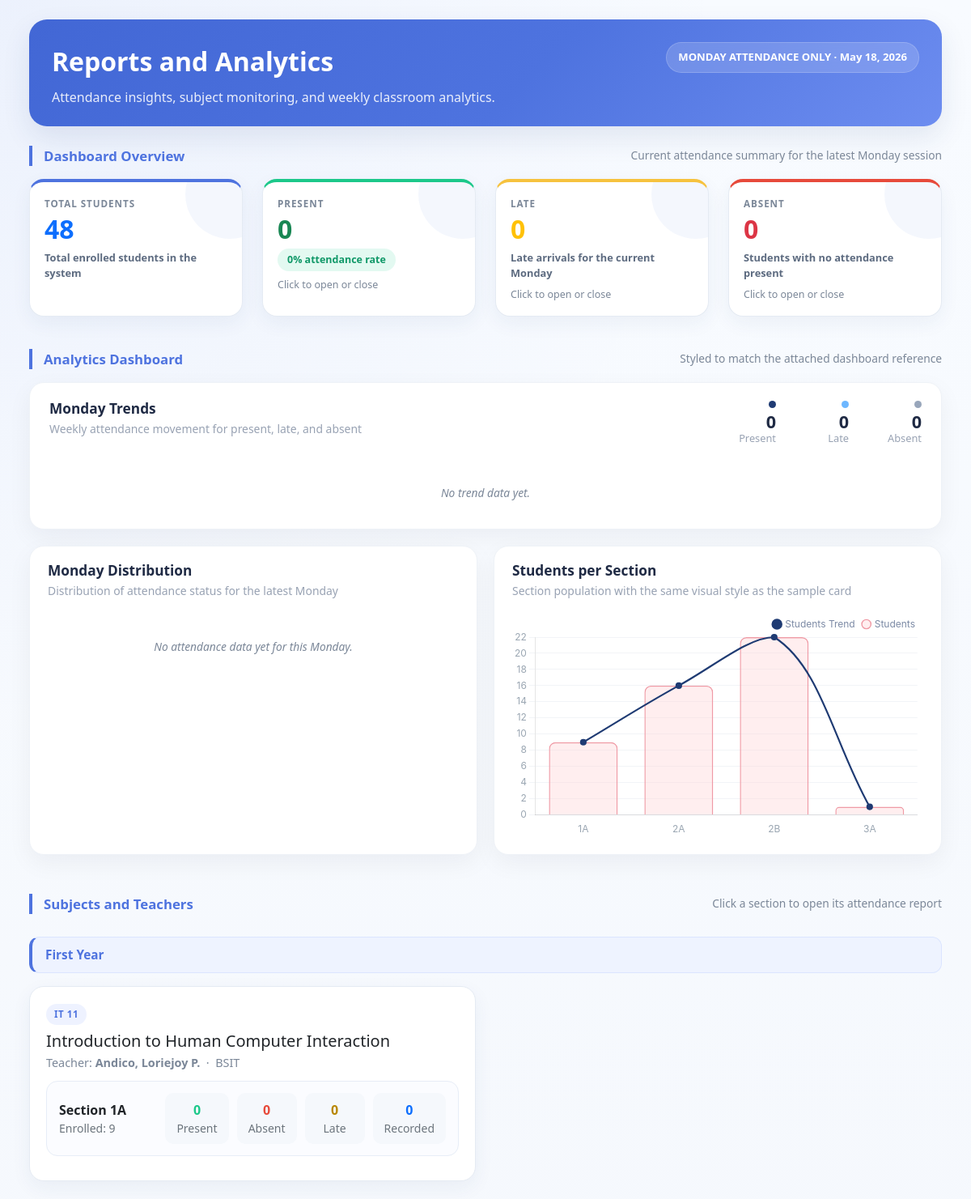
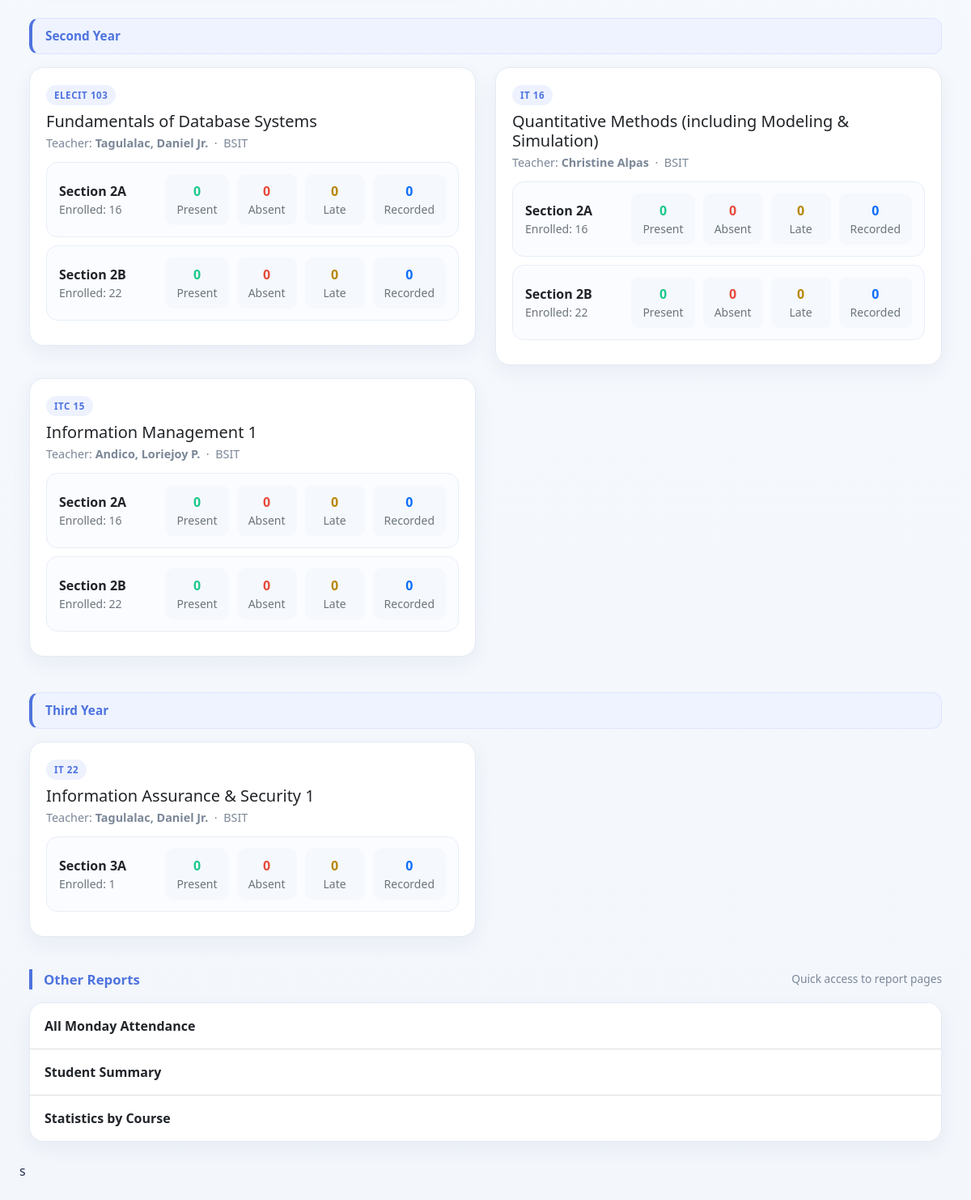
The page / on the database its author committed (2 pictures, top to bottom).
### tables this page shows
CREATE TABLE `subjects` (
  `subject_id` int(11) NOT NULL,
  `subject_code` varchar(20) NOT NULL,
  `subject_name` varchar(100) DEFAULT NULL,
  `teacher_name` varchar(100) DEFAULT NULL,
  `course` varchar(50) DEFAULT NULL,
  `section` varchar(10) DEFAULT NULL,
  `room` varchar(20) DEFAULT 'COM LAB A',
  `schedule` varchar(50) DEFAULT NULL
);

### index.php (the view, shortened to what the rows shown need)
<?php
$db = new PDO('mysql:host=localhost;dbname=G6_reports_db', 'root', '');
$db->setAttribute(PDO::ATTR_ERRMODE, PDO::ERRMODE_EXCEPTION);
$today      = date('Y-m-d');
$lastMonday = date('N') == 1 ? $today : date('Y-m-d', strtotime('last monday'));
function getYearFromSection(string $section): string {
    $first = $section[0] ?? '0';
    return is_numeric($first) ? $first : '0';
}
function yearLabel(string $year): string {
    switch ($year) {
        case '1': return 'First Year';
        case '2': return 'Second Year';
        case '3': return 'Third Year';
    }
}
$stats = $db->prepare("
    SELECT
        COUNT(*)              as total,
        SUM(status='Present') as present,
        SUM(status='Absent')  as absent,
        SUM(status='Late')    as late
    FROM attendance_data
    WHERE date = ?
");
$stats->execute([$lastMonday]);
$mondayStats = $stats->fetch(PDO::FETCH_ASSOC) ?: [
    'total' => 0,
    'present' => 0,
    'absent' => 0,
    'late' => 0
];
$mondayTrend = $db->query("
    SELECT
        date,
        COUNT(*)              as total,
        SUM(status='Present') as present,
        SUM(status='Absent')  as absent,
        SUM(status='Late')    as late
    FROM attendance_data
    WHERE DAYOFWEEK(date) = 2
    GROUP BY date
    ORDER BY date DESC
    LIMIT 4
")->fetchAll(PDO::FETCH_ASSOC);
$mondayTrend = array_reverse($mondayTrend);
$subjects = $db->query("
    SELECT * FROM subjects ORDER BY subject_code ASC, section ASC
")->fetchAll(PDO::FETCH_ASSOC);
$groupedSubjects = [];
foreach ($subjects as $subject) {
    $year = getYearFromSection((string)($subject['section'] ?? ''));
    $code = $subject['subject_code'];
    if (!isset($groupedSubjects[$year])) $groupedSubjects[$year] = [];
    if (!isset($groupedSubjects[$year][$code])) $groupedSubjects[$year][$code] = [];
    $groupedSubjects[$year][$code][] = $subject;
}
ksort($groupedSubjects);
$sectionCounts = $db->query("
    SELECT section, COUNT(*) as count
    FROM student_data
    GROUP BY section
    ORDER BY section
")->fetchAll(PDO::FETCH_ASSOC);
$subjectStatRows = $db->prepare("
    SELECT
        se.subject_id,
        SUM(a.status='Present') as present,
        SUM(a.status='Absent')  as absent,
        SUM(a.status='Late')    as late,
        COUNT(a.id)             as total
    FROM subject_enrollment se
    LEFT JOIN attendance_data a
        ON a.user_id = se.user_id
       AND a.date = ?
    GROUP BY se.subject_id
");
$subjectStatRows->execute([$lastMonday]);
$subjectStatRows = $subjectStatRows->fetchAll(PDO::FETCH_ASSOC);
$subjectStatsMap = [];
foreach ($subjectStatRows as $r) {
    $subjectStatsMap[$r['subject_id']] = [
        'present' => (int)($r['present'] ?? 0),
        'absent'  => (int)($r['absent'] ?? 0),
        'late'    => (int)($r['late'] ?? 0),
        'total'   => (int)($r['total'] ?? 0),
    ];
}
$enrolledRows = $db->query("
    SELECT subject_id, COUNT(*) AS enrolled
    FROM subject_enrollment
    GROUP BY subject_id
")->fetchAll(PDO::FETCH_ASSOC);
$enrolledMap = [];
foreach ($enrolledRows as $r) {
    $enrolledMap[$r['subject_id']] = (int)$r['enrolled'];
}
$trendLabels  = array_map(fn($m) => date('M j', strtotime($m['date'])), $mondayTrend);
$trendPresent = array_map(fn($m) => (int)($m['present'] ?? 0), $mondayTrend);
$trendLate    = array_map(fn($m) => (int)($m['late'] ?? 0), $mondayTrend);
$trendAbsent  = array_map(fn($m) => (int)($m['absent'] ?? 0), $mondayTrend);
$sectionLabels = array_map(fn($row) => $row['section'], $sectionCounts);
$sectionValues = array_map(fn($row) => (int)$row['count'], $sectionCounts);
?>
<!DOCTYPE html>
<html lang="en">
<head>
    <link href="https://cdn.jsdelivr.net/npm/bootstrap@5.1.3/dist/css/bootstrap.min.css" rel="stylesheet">
</head>
<body class="p-4">
<div class="container dashboard-wrap">
    <?php foreach ($groupedSubjects as $yearLevel => $subjectGroups): ?>
        <div class="year-header"><?= yearLabel($yearLevel) ?></div>
        <div class="row">
        <?php foreach ($subjectGroups as $subjectCode => $subjectRows):
            $main = $subjectRows[0];
        ?>
        <div class="col-md-6">
            <div class="subject-card">
                <div class="subject-head">
                    <div>
                        <div class="subject-code"><?= htmlspecialchars($main['subject_code']) ?></div>
                        <h5 class="mb-1 text-dark"><?= htmlspecialchars($main['subject_name']) ?></h5>
                        <p class="teacher-name">
                            Teacher: <strong><?= htmlspecialchars($main['teacher_name']) ?></strong>
                            &nbsp;·&nbsp; <?= htmlspecialchars($main['course']) ?>
                        </p>
                    </div>
                </div>
                <?php foreach ($subjectRows as $subject):
                    $subjectId = $subject['subject_id'];
                    $s = $subjectStatsMap[$subjectId] ?? ['present' => 0, 'absent' => 0, 'late' => 0, 'total' => 0];
                    $enrolledCount = $enrolledMap[$subjectId] ?? 0;
                ?>
                <a href="reports.php?type=subject&subject_id=<?= $subject['subject_id'] ?>&date=<?= $lastMonday ?>"
                   class="text-decoration-none text-dark">
                    <div class="sub-section-box">
                        <div class="d-flex justify-content-between align-items-center flex-wrap gap-2">
                            <div>
                                <strong>Section <?= htmlspecialchars($subject['section']) ?></strong>
                                <small class="d-block text-muted">Enrolled: <?= $enrolledCount ?></small>
                            </div>
                            <div class="stats-row">
                                <div class="stat-item">
                                    <span class="stat-present"><?= $s['present'] ?></span>
                                    <small class="d-block text-muted">Present</small>
                                </div>
                                <div class="stat-item">
                                    <span class="stat-absent"><?= $s['absent'] ?></span>
                                    <small class="d-block text-muted">Absent</small>
                                </div>
                                <div class="stat-item">
                                    <span class="stat-late"><?= $s['late'] ?></span>
                                    <small class="d-block text-muted">Late</small>
                                </div>
                                <div class="stat-item">
                                    <span class="text-primary fw-bold"><?= $s['total'] ?></span>
                                    <small class="d-block text-muted">Recorded</small>
                                </div>
                            </div>
                        </div>
                    </div>
                </a>
                <?php endforeach; ?>
            </div>
        </div>
        <?php endforeach; ?>
        </div>
    <?php endforeach; ?>
</div>
<script>
function hideAllBreakdowns() {
    document.getElementById('present-breakdown').classList.remove('active');
    document.getElementById('late-breakdown').classList.remove('active');
    document.getElementById('absent-breakdown').classList.remove('active');
}
function toggleBreakdown(type) {
    const target = document.getElementById(type + '-breakdown');
    const alreadyOpen = target.classList.contains('active');
    hideAllBreakdowns();
    if (!alreadyOpen) {
        target.classList.add('active');
        target.scrollIntoView({ behavior: 'smooth', block: 'center' });
    }
}
Chart.defaults.font.family = "'Inter', 'Segoe UI', sans-serif";
Chart.defaults.color = '#7c8aa5';
<?php if (($mondayStats['total'] ?? 0) > 0): ?>
new Chart(document.getElementById('mondayChart'), {
    type: 'doughnut',
    data: {
        labels: ['Present', 'Late', 'Absent'],
        datasets: [{
            data: [
                <?= (int)($mondayStats['present'] ?? 0) ?>,
                <?= (int)($mondayStats['late'] ?? 0) ?>,
                <?= (int)($mondayStats['absent'] ?? 0) ?>
            ],
            backgroundColor: ['#1f3b73', '#3f8efc', '#f4c542'],
            borderWidth: 0,
            hoverOffset: 6
        }]
    },
    options: {
        responsive: true,
        maintainAspectRatio: false,
        cutout: '68%',
        plugins: {
            legend: {
                position: 'right',
                labels: {
                    usePointStyle: true,
                    pointStyle: 'circle',
                    boxWidth: 9,
                    boxHeight: 9,
                    padding: 18
                }
            }
        }
    }
});
<?php endif; ?>
<?php if (count($mondayTrend) > 0): ?>
new Chart(document.getElementById('trendChart'), {
    type: 'line',
    data: {
        labels: <?= json_encode($trendLabels) ?>,
        datasets: [
            {
                label: 'Present',
                data: <?= json_encode($trendPresent) ?>,
                borderColor: '#1f3b73',
                backgroundColor: 'rgba(31,59,115,0.07)',
                fill: true,
                tension: 0.42,
                pointRadius: 0,
                pointHoverRadius: 4,
                borderWidth: 2.2
            },
            {
                label: 'Late',
                data: <?= json_encode($trendLate) ?>,
                borderColor: '#6db7ff',
                backgroundColor: 'rgba(109,183,255,0.07)',
                fill: true,
                tension: 0.42,
                pointRadius: 0,
                pointHoverRadius: 4,
                borderWidth: 2
            },
            {
                label: 'Absent',
                data: <?= json_encode($trendAbsent) ?>,
                borderColor: '#98a6bb',
                backgroundColor: 'rgba(152,166,187,0.04)',
                fill: true,
                tension: 0.42,
                pointRadius: 0,
                pointHoverRadius: 4,
                borderWidth: 2
            }
        ]
    },
    options: {
        responsive: true,
        maintainAspectRatio: false,
        interaction: { mode: 'index', intersect: false },
        plugins: {
            legend: {
                position: 'top',
                align: 'end',
                labels: {
                    usePointStyle: true,
                    pointStyle: 'circle',
                    boxWidth: 8,
                    boxHeight: 8
                }
            },
            tooltip: {
                backgroundColor: '#1e293b',
                padding: 12,
                cornerRadius: 10
            }
        },
        scales: {
            x: {
                grid: { display: false, drawBorder: false },
                ticks: { color: '#9aa6b2' }
            },
            y: {
                beginAtZero: true,
                grid: {
                    color: 'rgba(148,163,184,0.12)',
                    drawBorder: false
                },
                ticks: {
                    color: '#9aa6b2',
                    stepSize: 1
                }
            }
        }
    }
});
<?php endif; ?>
new Chart(document.getElementById('sectionChart'), {
    data: {
        labels: <?= json_encode($sectionLabels) ?>,
        datasets: [
            {
                type: 'bar',
                label: 'Students',
                data: <?= json_encode($sectionValues) ?>,
                backgroundColor: 'rgba(255, 205, 210, 0.35)',
                borderColor: '#ef9aa5',
                borderWidth: 1.4,
                borderRadius: 8,
                order: 2
            },
            {
                type: 'line',
                label: 'Students Trend',
                data: <?= json_encode($sectionValues) ?>,
                borderColor: '#1f3b73',
                backgroundColor: '#1f3b73',
                tension: 0.38,
                pointRadius: 3,
                pointHoverRadius: 5,
                borderWidth: 2.2,
                fill: false,
                order: 1
            }
        ]
    },
    options: {
        responsive: true,
        maintainAspectRatio: false,
        plugins: {
            legend: {
                position: 'top',
                align: 'end',
                labels: {
                    usePointStyle: true,
                    pointStyle: 'circle',
                    boxWidth: 8,
                    boxHeight: 8
                }
            }
        },
        scales: {
            x: {
                grid: { display: false, drawBorder: false },
                ticks: { color: '#9aa6b2' }
            },
            y: {
                beginAtZero: true,
                grid: {
                    color: 'rgba(148,163,184,0.12)',
                    drawBorder: false
                },
                ticks: {
                    color: '#9aa6b2',
                    stepSize: 1
                }
            }
        }
    }
});
</script>
</body>
</html>s

### rows shown on the page
subjects: subject_code "IT 11", subject_name "Introduction to Human Computer Interaction", teacher_name "Andico, Loriejoy P.", course "BSIT", section "1A", subject_id "9", subject_id "0"
subjects: subject_code "ELECIT 103", subject_name "Fundamentals of Database Systems", teacher_name "Tagulalac, Daniel Jr.", course "BSIT", section "2A", enrolledCount "16", subject_id "0"
subjects: section "2B", subject_id "22", subject_id "0"
subjects: subject_code "IT 16", subject_name "Quantitative Methods (including Modeling & Simulation)", teacher_name "Christine Alpas", course "BSIT", section "2A", enrolledCount "16", subject_id "0"
subjects: section "2B", subject_id "22", subject_id "0"
subjects: subject_code "ITC 15", subject_name "Information Management 1", teacher_name "Andico, Loriejoy P.", course "BSIT", section "2A", enrolledCount "16", subject_id "0"
subjects: section "2B", subject_id "22", subject_id "0"
subjects: subject_code "IT 22", subject_name "Information Assurance & Security 1", teacher_name "Tagulalac, Daniel Jr.", course "BSIT", section "3A", enrolledCount "1", subject_id "0"

### other values the page prints
$totalStudents "48"
$mondayStats['present'] "0"
$presentRate "0"
$mondayStats['late'] "0"
$mondayStats['absent'] "0"
yearLabel($yearLevel) "First Year"
yearLabel($yearLevel) "Second Year"
yearLabel($yearLevel) "Third Year"
chart data {{ json_encode($sectionLabels) }} ["1A","2A","2B","3A"]
chart data {{ json_encode($sectionValues) }} [9,16,22,1]
